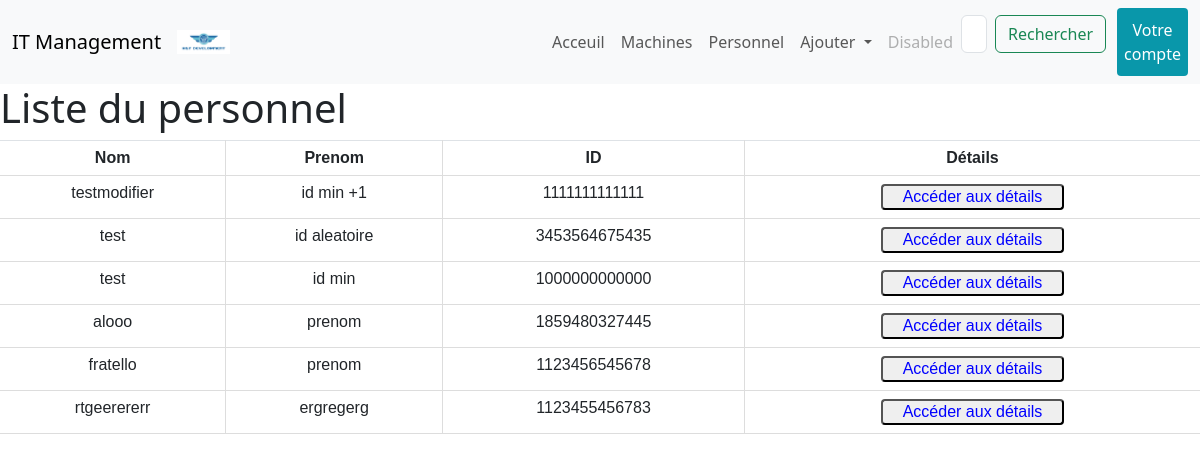
Before: /personnel/ with the older database file.
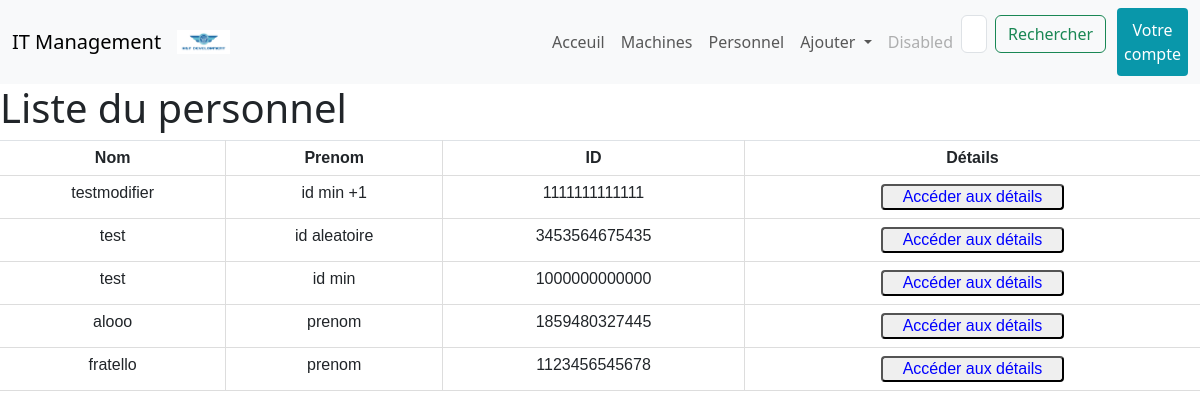
After: the same page with the newer database file.
### projetApp/models.py (models this page shows)
class Personnel(models.Model):
	id = models.PositiveIntegerField(
		primary_key = True,
		editable = True,
		validators=[MinValueValidator(1000000000000) , MaxValueValidator(9999999999999)],
		unique = True,
	)
	nom = models.CharField(
		max_length = 30
	)
	prenom = models.CharField(
		max_length = 30
	)

### projetApp/views.py (the view)
# urls.py: path('personnel/' , views.liste_personnel_view , name = 'personnel'),
def liste_personnel_view(request):
    personnel = Personnel.objects.all()
    return render(request , 'templates/html/liste_personnel.html' , {'personnel' : personnel})

### projetApp/templates/html/liste_personnel.html (shortened to what this page needs)
{% extends "index.html" %}
{% block content %}
    <h1>Liste du personnel</h1>
    {% if personnel %}
    <table class="table">
        <thead>
            <tr>
                <th>Nom</th>
                <th>Prenom</th>
                <th>ID</th>
                <th>Détails</th>
            </tr>
        </thead>
        <tbody>
            {% for personnel in personnel %}
            <tr>
                <td></a>{{ personnel.nom }}</td>
                <td>{{ personnel.prenom }}</td>
                <td>{{ personnel.id }}</td>
                <td><a href="{% url 'personnel_detail' personnel.id %}"><button class="button_detail">Accéder aux détails</button></a></td>
            </tr>
            {% endfor %}
        </tbody>
    </table>
    {% else %}
        <p>Il n'y a pas de personnel.</p>
    {% endif %}
{% endblock %}

Changed rows visible on the page:
removed Personnel: nom "rtgeerererr", prenom "ergregerg", id "1123455456783"
